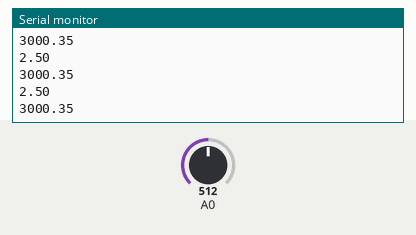
The sketch below on a simulated Arduino Uno, built with avr-gcc and run on an emulated ATmega328P. Parts: the last lines printed to the serial monitor. Inputs (shaded band) come from the test bench; at power-on: A0 = 512.

Above: at 1.3 s.
1.4 s: A0 set to 716
At 1.81 s:
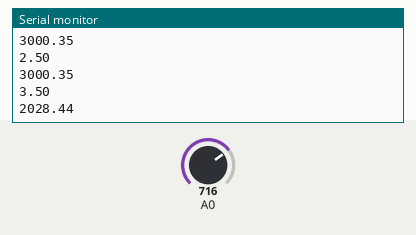
2.9 s: A0 set to 900
At 3.32 s:
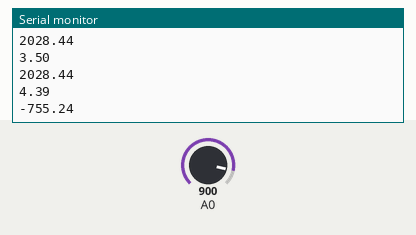
Timing chart, 0 to 5.9 s (numbered marks = the images above; inputs shaded):
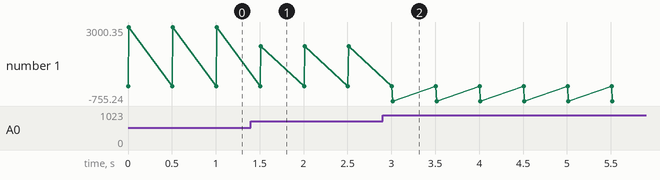

Measured:
- after the input at 1.4 s, the serial monitor: prints a new line after 0.10 s (image 1)
- after the input at 2.9 s, the serial monitor: prints a new line after 0.11 s (image 2)
- plotted number 1: 3000.35 → 2028.44 after the input at 1.4 s, 2028.44 → -755.24 after the input at 2.9 s

The sketch:

tarbidity.ino
```cpp
int y;
float a;
float b;
float NTU;
void setup() {
  Serial.begin(9600); //Baud rate: 9600
}
void loop() {
  int sensorValue = analogRead(A0);// read the input on analog pin 0:
  float voltage = sensorValue * (5.0 / 1024.0); // Convert the analog reading (which goes from 0 - 1023) to a voltage (0 - 5V):
  Serial.println(voltage); // print out the value you read:
  //////finding NTU from NTU-voltage curve eqn: NTU= -1120.4v2+5742.3v-4352.9
  b=5742.3*voltage;
  voltage=voltage*voltage;
  a=1120.4*voltage;
  b=b-4352.9;
  NTU=b-a;
  Serial.println(NTU);
  delay(500);
}
```
